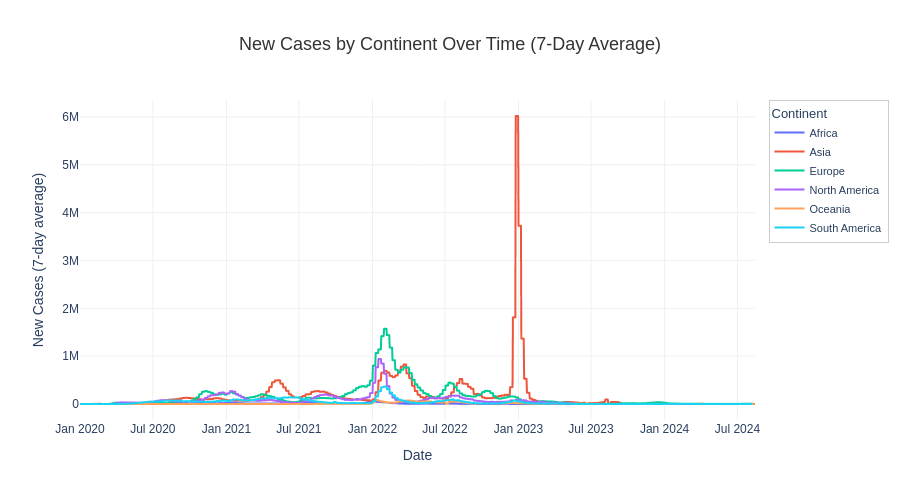

Notebook code cell kept with this figure:
### Markdown cell above
### New Cases by Continent

### Code cell
fig_cont_cases = px.line(
    continent_time_data,
    x='date',
    y='new_cases_7day_ma',
    color='continent',
    title='New Cases by Continent Over Time (7-Day Average)',
    labels={'date': 'Date', 'new_cases_7day_ma': 'New Cases', 'continent': 'Continent'},
    height=500
)

fig_cont_cases.update_traces(mode='lines', line=dict(width=2))

fig_cont_cases = style_plotly_chart(fig_cont_cases,
    'New Cases by Continent Over Time (7-Day Average)',
    'Date',
    'New Cases (7-day average)',
    hovermode='x unified')

fig_cont_cases.show()

# Save the chart
fig_cont_cases.write_html(str(output_dir / "continent_new_cases_over_time.html"))
print("✓ Saved: outputs/charts/continent_new_cases_over_time.html")

### Figure 1 — Plotly figure (JSON) as saved in the notebook; plotly's stock layout.template omitted (floating-point values rounded to 4 significant figures; data arrays with more than 128 entries replaced by an {"elided": "..."} marker saying what was removed)
{"data": [{"hovertemplate": "Continent=Africa<br>Date=%{x}<br>New Cases=%{y}<extra></extra>", "legendgroup": "Africa", "line": {"color": "#636efa", "dash": "solid", "width": 2}, "marker": {"symbol": "circle"}, "mode": "lines", "name": "Africa", "showlegend": true, "type": "scattergl", "x": {"elided": "1674 str values"}, "xaxis": "x", "y": {"elided": "1674 float values"}, "yaxis": "y"}, {"hovertemplate": "Continent=Asia<br>Date=%{x}<br>New Cases=%{y}<extra></extra>", "legendgroup": "Asia", "line": {"color": "#EF553B", "dash": "solid", "width": 2}, "marker": {"symbol": "circle"}, "mode": "lines", "name": "Asia", "showlegend": true, "type": "scattergl", "x": {"elided": "1685 str values"}, "xaxis": "x", "y": {"elided": "1685 float values"}, "yaxis": "y"}, {"hovertemplate": "Continent=Europe<br>Date=%{x}<br>New Cases=%{y}<extra></extra>", "legendgroup": "Europe", "line": {"color": "#00cc96", "dash": "solid", "width": 2}, "marker": {"symbol": "circle"}, "mode": "lines", "name": "Europe", "showlegend": true, "type": "scattergl", "x": {"elided": "1684 str values"}, "xaxis": "x", "y": {"elided": "1684 float values"}, "yaxis": "y"}, {"hovertemplate": "Continent=North America<br>Date=%{x}<br>New Cases=%{y}<extra></extra>", "legendgroup": "North America", "line": {"color": "#ab63fa", "dash": "solid", "width": 2}, "marker": {"symbol": "circle"}, "mode": "lines", "name": "North America", "showlegend": true, "type": "scattergl", "x": {"elided": "1678 str values"}, "xaxis": "x", "y": {"elided": "1678 float values"}, "yaxis": "y"}, {"hovertemplate": "Continent=Oceania<br>Date=%{x}<br>New Cases=%{y}<extra></extra>", "legendgroup": "Oceania", "line": {"color": "#FFA15A", "dash": "solid", "width": 2}, "marker": {"symbol": "circle"}, "mode": "lines", "name": "Oceania", "showlegend": true, "type": "scattergl", "x": {"elided": "1681 str values"}, "xaxis": "x", "y": {"elided": "1681 float values"}, "yaxis": "y"}, {"hovertemplate": "Continent=South America<br>Date=%{x}<br>New Cases=%{y}<extra></extra>", "legendgroup": "South America", "line": {"color": "#19d3f3", "dash": "solid", "width": 2}, "marker": {"symbol": "circle"}, "mode": "lines", "name": "South America", "showlegend": true, "type": "scattergl", "x": {"elided": "1678 str values"}, "xaxis": "x", "y": {"elided": "1678 float values"}, "yaxis": "y"}], "layout": {"font": {"family": "Arial", "size": 12}, "height": 500, "hovermode": "x unified", "legend": {"bgcolor": "rgba(255, 255, 255, 0.8)", "bordercolor": "rgba(0, 0, 0, 0.2)", "borderwidth": 1, "font": {"size": 11}, "title": {"text": "Continent"}, "tracegroupgap": 0}, "margin": {"b": 80, "l": 80, "r": 50, "t": 100}, "paper_bgcolor": "white", "plot_bgcolor": "white", "title": {"font": {"color": "#333333", "size": 18}, "text": "New Cases by Continent Over Time (7-Day Average)", "x": 0.5, "xanchor": "center"}, "xaxis": {"anchor": "y", "domain": [0, 1], "gridcolor": "#f0f0f0", "gridwidth": 1, "showgrid": true, "title": {"text": "Date"}, "zeroline": false}, "yaxis": {"anchor": "x", "domain": [0, 1], "gridcolor": "#f0f0f0", "gridwidth": 1, "showgrid": true, "title": {"text": "New Cases (7-day average)"}, "zeroline": false}}}
